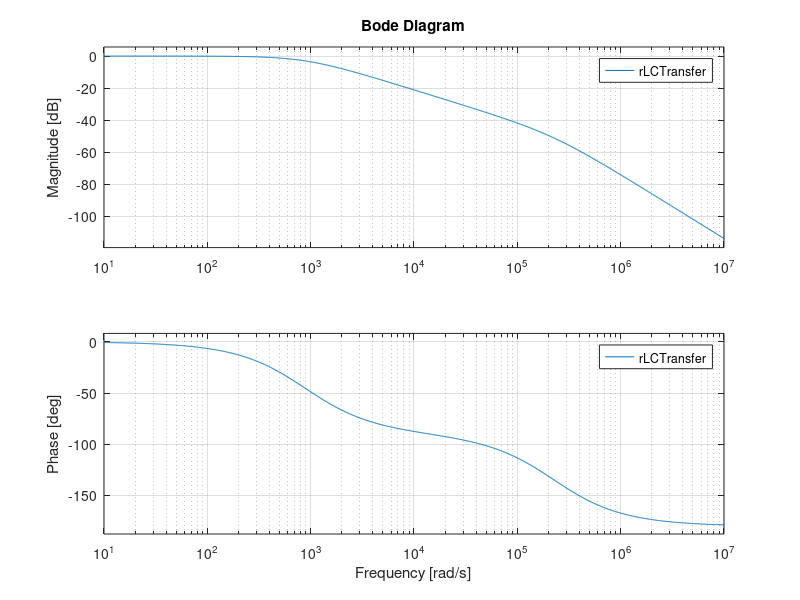

MATLAB code to generate this figure: (Note: this script raises an error after producing the figure.)
L = 2.5e-3
C=2e-6
R=2.2

% LC Network Transfer
lCTransfer = tf([1], [L*C 0 1])

% RLC Network Transfer
rLCTransfer = tf([1], [L*C L/R 1])

% bode(lCTransfer)
grid on

 bode(rLCTransfer)
grid on

% Simulated Transfer
sys = tfest(estsys1,2)